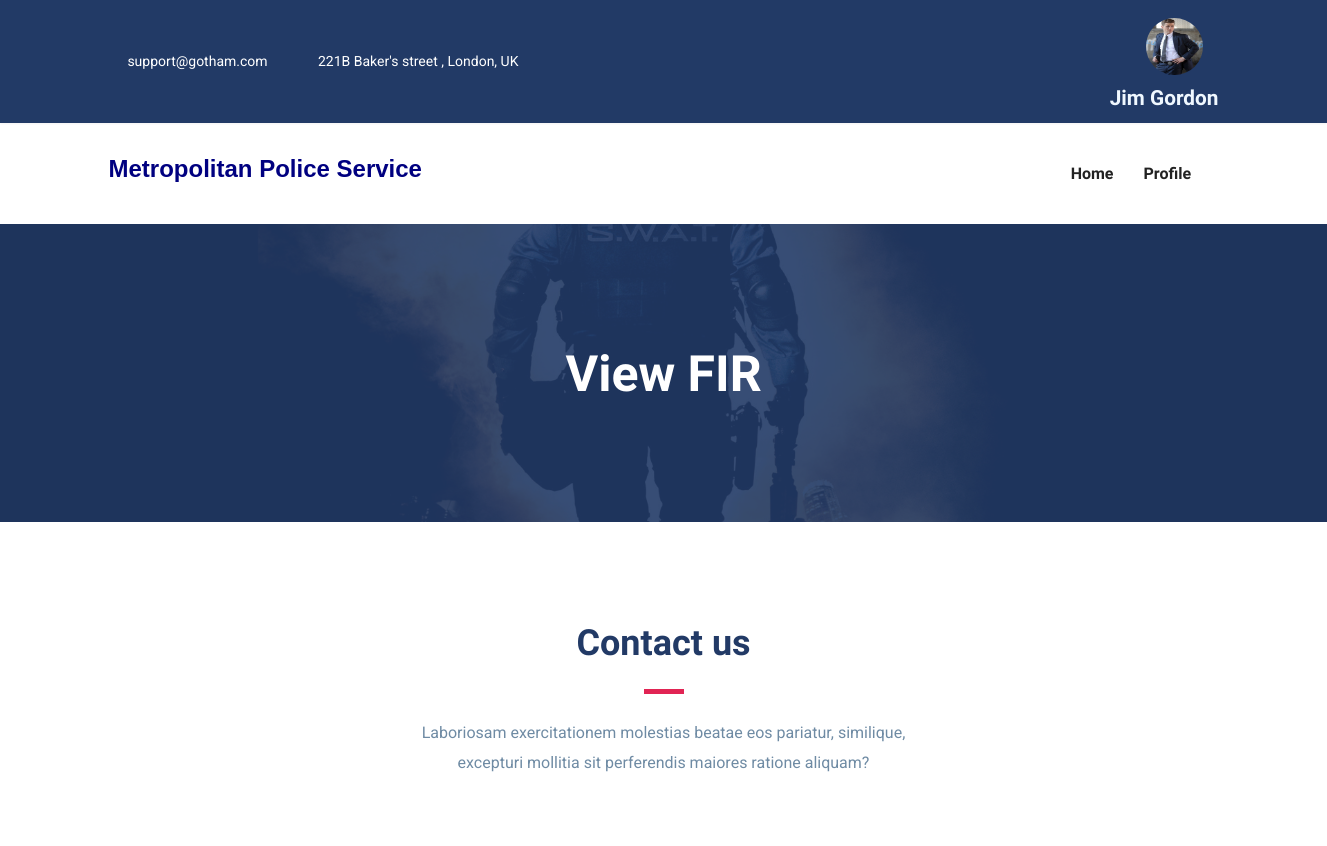
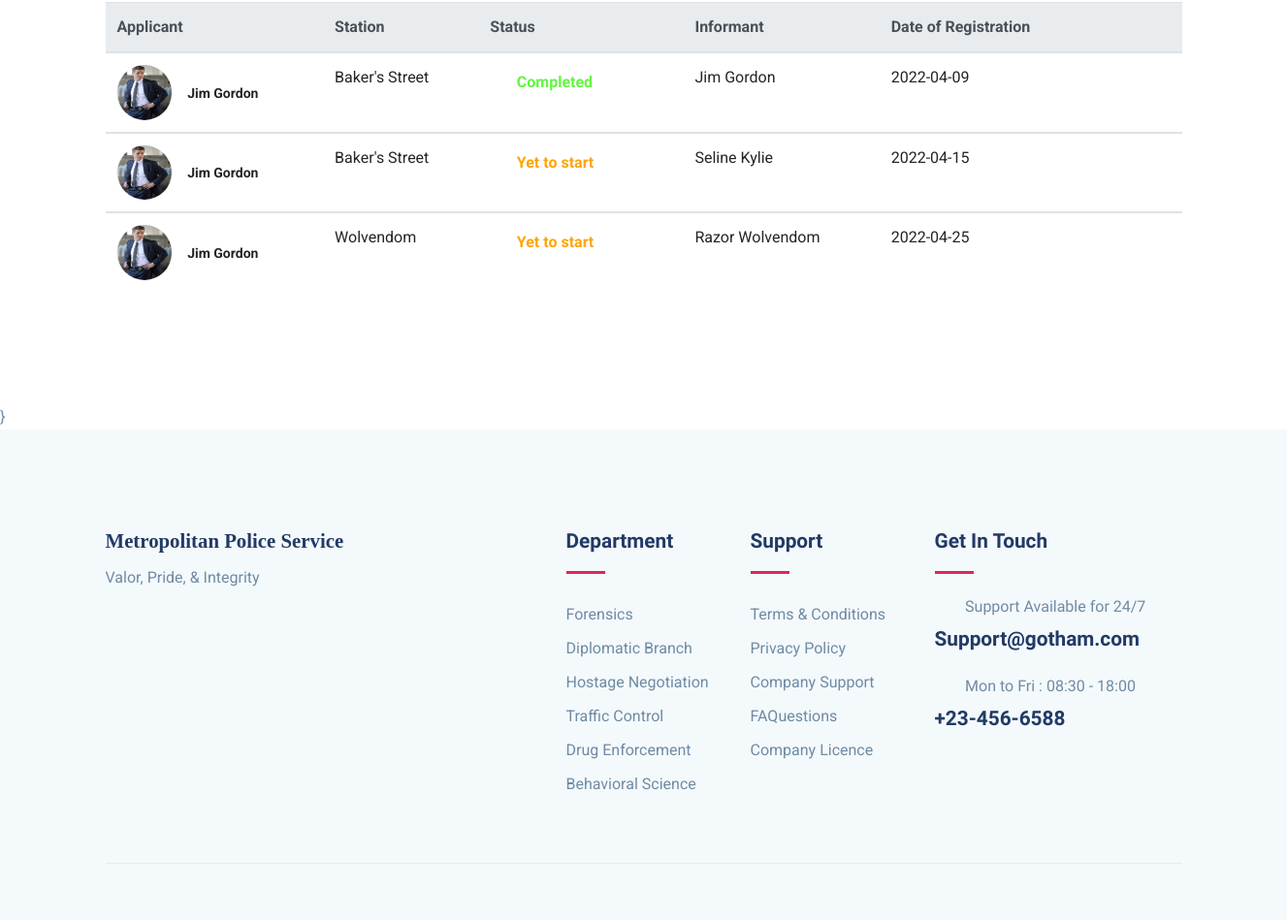
The app's page /view-FIR/ (signed in) with its own data (2 pictures, top to bottom).
### myapp/models.py (models this page shows, shortened)
class User(models.Model):
    fname= models.CharField(max_length=40)
    lname= models.CharField(max_length=40)
    email= models.EmailField(unique=True)
    phone= models.CharField(max_length=40)
    password=models.CharField(max_length=10)
    pic= models.FileField(upload_to = 'Profile', default='default.jpg')

class FIR(models.Model):
    applicant= models.ForeignKey(User,on_delete=models.CASCADE)
    police= models.ForeignKey(Station,on_delete=models.CASCADE)
    date= models.CharField(max_length=50,null=True,blank=True)
    idate= models.CharField(max_length=50)
    time= models.CharField(max_length=6)
    address= models.CharField(max_length=100)
    landmark= models.CharField(max_length=50)
    charge = models.CharField(max_length=100)
    victim = models.CharField(max_length=10, null=True,blank=True)
    ifname= models.CharField(max_length=50)
    ilname= models.CharField(max_length=50)
    dob= models.CharField(max_length=50)
    iid= models.FileField(upload_to ='Informant ID', null=True,blank=True)
    iaddress= models.CharField(max_length=100)
    evi=models.FileField(upload_to='Evidence', null = True,blank=True)
    sfname=models.CharField(max_length=50, null=True,blank=True)
    slname=models.CharField(max_length=50, null=True,blank=True)
    sdetail=models.TextField(null=True,blank=True)
    status=models.BooleanField(default=False)

class Station(models.Model):
    station = models.CharField(max_length=50)
    img = models.FileField(upload_to='Station', default='police station.jpg')
    address= models.TextField(null=True, blank=True)
    def __str__(self):
        return self.station

### myapp/views.py (the view)
# urls.py: path('view-FIR/',views.view_FIR,name='view-FIR'),
def view_FIR(request):
    uid = User.objects.get(email=request.session['email'])
    FIRs= FIR.objects.filter(applicant=uid)
    return render(request,'view-FIR.html',{'uid':uid,'FIRs':FIRs})

### myapp/templates/view-FIR.html (shortened to what this page needs)
{% extends 'header1.html' %}
{% load static %}
{% block content %}
<section class="page-title back-9550">
	<div class="container">
	  <div class="row">
		<div class="col-md-12">
		  <div class="block text-center">
			<h1 class="text-capitalize mb-5 text-lg">View FIR </h1>
		  </div>
		</div>
	  </div>
	</div>
  </section>
  <section class="contact-form-wrap section">
    <div class="container">
        <div class="row justify-content-center">
            <div class="col-lg-6">
                <div class="section-title text-center">
                    <h2 class="text-md mb-2">Contact us</h2>
                    <div class="divider mx-auto my-4"></div>
                    <p class="mb-5">Laboriosam exercitationem molestias beatae eos pariatur, similique, excepturi mollitia sit perferendis maiores ratione aliquam?</p>
                </div>
            </div>
        </div>
        {% if entry == 0 %}
          <div class="row justify-content-center">
            <div class="col-lg-6">
              <div class="section-title text-center">
                  <h2 class="text-md mb-2">Contact us</h2>
                  <div class="divider mx-auto my-4"></div>
                  p class="mb-5">Laboriosam exercitationem molestias beatae eos pariatur, similique, excepturi mollitia sit perferendis maiores ratione aliquam?</p>
                  </div>
              </div>
            </div>
        {% else %}
        <div class="row">
            <div class="col-lg-12 col-md-12 col-sm-12">
            <table class="table align-items-center table-flush">
                <thead class="thead-light">
                    <tr>
                        <th scope="col" class="sort" data-sort="name">Applicant</th>
                        <th scope="col" class="sort" data-sort="budget">Station</th>
                        <th scope="col" class="sort" data-sort="status">Status</th>
                        <th scope="col">Informant</th>
                        <th scope="col">Date of Registration</th>
                        <th>          </th>
                    </tr>
                </thead>
                {% for entry in FIRs %}
                <div class="row">
                  <tbody class="list">
                      <th scope="row">
                      <div class="media align-items-center">
                          <a href="#" class="avatar rounded-circle mr-3">
                          <img alt="Image placeholder" src="{{entry.applicant.pic.url}}" style = "border-radius: 3cm; height : 1.5cm ; width : 1.5cm;">
                          </a>
                          <div class="media-body">
                          <span class="name mb-0 text-sm">{{entry.applicant.fname}} {{entry.applicant.lname}}</span>
                          </div>
                      </div>
                      </th>
                      <td class="budget">
                      {{entry.police}}
                    </td>
                      <td>
                      <span class="badge badge-dot mr-4">
                          {% if entry.status == True %}
                          <h6 style="color: #63f542;"><i class="icofont-tick-mark" style="color: #63f542; font-size: 150%;"></i> Completed</h6>
                          {% else %}
                          <h6 style="color: orange;"><i class="icofont-sand-clock" style="color: orange;font-size: 150%;" ></i> Yet to start</h6>
                          {% endif %}
                      </span>
                      </td>
                      <td>
                      {{entry.ifname}} {{entry.ilname}}
                      </td>
                      <td>
                      {{entry.idate}}
                      </td>
                      <td>
                        <div class="nav-item dropdown">
                          <a class="nav-link dropdown-toggle" data-toggle="dropdow"><i class="icofont-listine-dots"></i></a>
                        </div>
                      </td>
                  </tbody>
                  {% endfor %}
                {% endif %}
            </table>
        </div>
    </div>
</div>
</section>
{% endblock %}

### myapp/templates/header1.html (shortened to what this page needs)
{% load static %}
<!DOCTYPE html>
<html lang="zxx">
<head>
  <link rel="stylesheet" href="{% static 'plugins/bootstrap/css/bootstrap.min.css' %}">
  <link rel="stylesheet" href="{% static 'plugins/icofont/icofont.min.css' %}">
  <link rel="stylesheet" href="{% static 'plugins/slick-carousel/slick/slick.css' %}">
  <link rel="stylesheet" href="{% static 'plugins/slick-carousel/slick/slick-theme.css' %}">
  <link rel="stylesheet" href="{% static 'css/style.css' %}">
</head>
<body id="top">
<header>
	<div class="header-top-bar">
		<div class="container">
			<div class="row align-items-center">
				<div class="col-lg-6">
					<ul class="top-bar-info list-inline-item pl-0 mb-0">
						<li class="list-inline-item"><a href="mailto:support@gmail.com"><i class="icofont-support-faq mr-2"></i>support@gotham.com</a></li>
						<li class="list-inline-item"><i class="icofont-location-pin mr-2"></i>221B Baker's street , London, UK </li>
					</ul>
				</div>
				<div class="col-lg-6">
					<div class="text-lg-right top-right-bar mt-2 mt-lg-0">
						<a class="nav-link active" href="{% url 'view-profile' %}">
							{% if uid.pic.url %}
							<img src="{{uid.pic.url}}" alt = "image placeholder" style = "border-radius: 3cm; height : 1.5cm ; width : 1.5cm;">
							{% else %}
							<img src="{% static 'default.jpg' %}" alt = "image placeholder" style = "border-radius: 3cm; height : 1.5cm ; width : 1.5cm;">
							{% endif %}
						</a>
						<span class="h4" style = "color:aliceblue">{{uid.fname}} {{uid.lname}}</span>
					</div>
				</div>
			</div>
		</div>
	</div>
	<nav class="navbar navbar-expand-lg navigation" id="navbar">
		<div class="container">
				<h3 style = "font-family: sans-serif; color : navy">Metropolitan Police Service</h3>
		  <div class="collapse navbar-collapse" id="navbarmain">
			<ul class="navbar-nav ml-auto">
			  <li class="nav-item active">
				<a class="nav-link active" href="{% url 'home' %}">
					<span class="nav-link-text">Home</span>
				  </a>
			  </li>
              <li class="nav-item dropdown">
				<a class="nav-link dropdown-toggle" href="#" id="dropdown03" data-toggle="dropdown" aria-haspopup="true" aria-expanded="false">Profile<i class="icofont-thin-down"></i></a>
			  </li>
			</ul>
		  </div>
		</div>
	</nav>
</header>
{% block content %}
{% endblock %}}
<footer class="footer section gray-bg">
	<div class="container">
		<div class="row">
			<div class="col-lg-4 mr-auto col-sm-6">
				<div class="widget mb-5 mb-lg-0">
					<h4 style = " font-family:fantasy ;">Metropolitan Police Service</h4>
					<p>Valor, Pride, & Integrity</p>
					<ul class="list-inline footer-socials mt-4">
						<li class="list-inline-item"><i class="icofont-facebook"></i></li>
						<li class="list-inline-item"><i class="icofont-twitter"></i></li>
						<li class="list-inline-item"><i class="icofont-linkedin"></i></li>
					</ul>
				</div>
			</div>
			<div class="col-lg-2 col-md-6 col-sm-6">
				<div class="widget mb-5 mb-lg-0">
					<h4 class="text-capitalize mb-3">Department</h4>
					<div class="divider mb-4"></div>
					<ul class="list-unstyled footer-menu lh-35">
						<li>Forensics</li>
						<li>Diplomatic Branch</li>
						<li>Hostage Negotiation</li>
						<li>Traffic Control</li>
						<li>Drug Enforcement</li>
						<li>Behavioral Science</li>
					</ul>
				</div>
			</div>
			<div class="col-lg-2 col-md-6 col-sm-6">
				<div class="widget mb-5 mb-lg-0">
					<h4 class="text-capitalize mb-3">Support</h4>
					<div class="divider mb-4"></div>
					<ul class="list-unstyled footer-menu lh-35">
						<li><a href="#">Terms & Conditions</a></li>
						<li><a href="#">Privacy Policy</a></li>
						<li><a href="#">Company Support </a></li>
						<li><a href="#">FAQuestions</a></li>
						<li><a href="#">Company Licence</a></li>
					</ul>
				</div>
			</div>
			<div class="col-lg-3 col-md-6 col-sm-6">
				<div class="widget widget-contact mb-5 mb-lg-0">
					<h4 class="text-capitalize mb-3">Get in Touch</h4>
					<div class="divider mb-4"></div>
					<div class="footer-contact-block mb-4">
						<div class="icon d-flex align-items-center">
							<i class="icofont-email mr-3"></i>
							<span class="h6 mb-0">Support Available for 24/7</span>
						</div>
						<h4 class="mt-2">Support@gotham.com</a></h4>
					</div>
					<div class="footer-contact-block">
						<div class="icon d-flex align-items-center">
							<i class="icofont-support mr-3"></i>
							<span class="h6 mb-0">Mon to Fri : 08:30 - 18:00</span>
						</div>
						<h4 class="mt-2">+23-456-6588</h4>
					</div>
				</div>
			</div>
		</div>
		<div class="footer-btm py-4 mt-5">
		</div>
	</div>
</footer>
  </body>
  </html>

### myapp/static/css/style.css (style rules this page uses)
html { overflow-x: hidden; }
body { line-height: 1.6; font-family: "Roboto", sans-serif; -webkit-font-smoothing: antialiased; font-size: 16px; color: #6F8BA4; font-weight: 400; }
h1, .h1, h2, .h2, h3, .h3, h4, .h4, h5, .h5, h6, .h6 { font-family: "Exo", sans-serif; font-weight: 700; color: #222; }
h1, .h1 { font-size: 2.5rem; }
h2, .h2 { font-size: 44px; }
h3, .h3 { font-size: 1.5rem; }
h4, .h4 { font-size: 1.3rem; line-height: 30px; }
h6, .h6 { font-size: 1rem; }
p { line-height: 30px; }
.section { padding: 100px 0; }
.text-sm { font-size: 14px; }
.text-md { font-size: 2.25rem; }
.text-lg { font-size: 3.75rem; }
a { color: #222; text-decoration: none; transition: all .35s ease; }
.page-title { padding: 120px 0px 70px 0px; position: relative; }
.page-title .block h1 { color: #fff; }
.section-title { margin-bottom: 70px; }
.section-title h2 { color: #223a66; }
.text-lg { font-size: 50px; }
.gray-bg { background: #f4f9fc; }
#navbarmain { padding: 20px 0px; }
#navbarmain .nav-link { font-weight: 600; padding: 10px 15px; color: #222; font-family: "Exo", sans-serif; text-transform: capitalize; font-size: 16px; transition: all .25s ease; }
.dropdown-toggle::after { display: none; }
.header-top-bar { background: #223a66; font-size: 14px; padding: 10px 0px; box-shadow: 0 1px 2px rgba(0, 0, 0, 0.05); color: #fff; }
.top-bar-info li a { color: #fff; margin-right: 20px; }
.back-9550 { background: url("../images/bg/swat.jpg") no-repeat 50% 50%; background-size: cover; position: relative; }
.divider { width: 40px; height: 5px; background: #e12454; }
.lh-35 { line-height: 35px; }
.footer { padding-bottom: 10px; }
.widget .divider { height: 3px; }
.widget h4 { color: #223a66; }
.widget .footer-menu a { color: #6F8BA4; }
.footer-contact-block span { font-weight: 400; color: #6F8BA4; }
.footer-contact-block i { font-size: 20px; }
.footer-btm { border-top: 1px solid rgba(0, 0, 0, 0.06); }

### records on screen
User: pic (picture), fname "Jim", lname "Gordon"
FIR: applicant.pic (picture), applicant.fname "Jim", applicant.lname "Gordon", police "Baker's Street", status True (drawn), ifname "Jim", ilname "Gordon", idate "2022-04-09"
FIR: applicant.pic (picture), applicant.fname "Jim", applicant.lname "Gordon", police "Baker's Street", status False (drawn), ifname "Seline", ilname "Kylie", idate "2022-04-15"
FIR: applicant.pic (picture), applicant.fname "Jim", applicant.lname "Gordon", police "Wolvendom", status False (drawn), ifname "Razor", ilname "Wolvendom", idate "2022-04-25"
